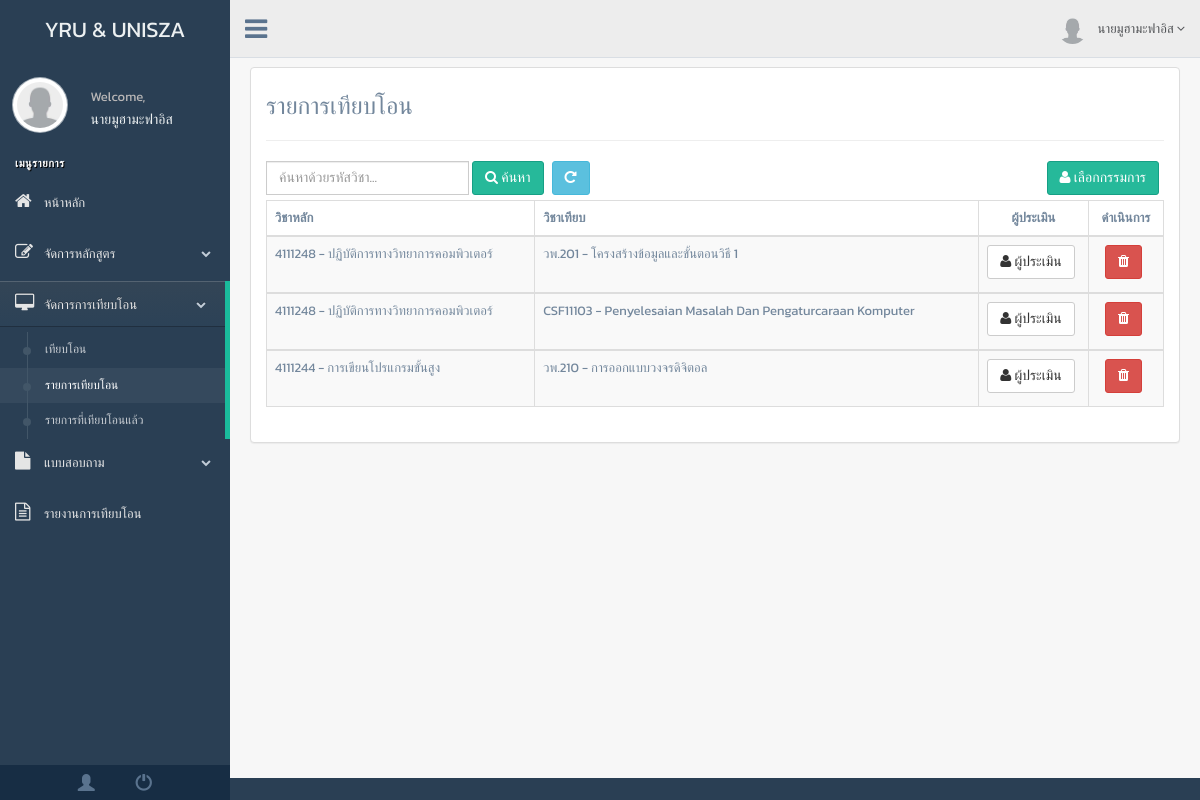
Page /admin/committee_info.php (signed in) on the committed database.
### tables this page shows
CREATE TABLE `transfer` (
  `transfer_id` int(10) NOT NULL,
  `selector_id` int(10) NOT NULL,
  `subject_id1` varchar(10) NOT NULL,
  `university_id1` int(10) NOT NULL,
  `subject_id2` varchar(10) NOT NULL,
  `university_id2` int(10) NOT NULL,
  `transfer_status` int(1) NOT NULL
);

CREATE TABLE `subject` (
  `subject_id` varchar(10) NOT NULL,
  `course_id` int(10) NOT NULL,
  `subject_name_th` varchar(50) NOT NULL,
  `subject_name_eng` varchar(50) NOT NULL,
  `subject_description_th` text NOT NULL,
  `subject_description_eng` text NOT NULL,
  `subject_credit` int(1) NOT NULL
);

### admin/committee_info.php (the view, shortened to what this page needs)
<!DOCTYPE html>
<html lang="en">
  <head>
    <link href="build/css/bootstrap.min.css" rel="stylesheet">
    <link href="build/css/font-awesome.min.css" rel="stylesheet">
    <link href="build/css/custom.min.css" rel="stylesheet">
  </head>
  <body class="nav-md">
    <?php require_once 'header.php'; ?>
        <div class="right_col">
          <br><br><br>
          <div class="panel panel-default">
            <div class="panel-body">
                <h3>รายการเทียบโอน</h3>
                <hr>
                  <?php if($_GET["txtKeyword"] != "");
                  $query = $db->prepare("SELECT * FROM transfer WHERE transfer_status=0 AND selector_id=:id AND (subject_id1 LIKE '%".$_GET["txtKeyword"]."%' OR subject_id2 LIKE '%".$_GET["txtKeyword"]."%')  ORDER BY transfer_id ");
                  $query->execute(["id"=>$_SESSION['id']]);
                ?>
                <form class="form-inline" name="frmSearch" method="get" action="<?php echo $_SERVER['SCRIPT_NAME'];?>">
                  <div>
                      <div class="form-group">
                        <input name="txtKeyword" class="form-control" type="text" autocomplete="off" placeholder="ค้นหาด้วยรหัสวิชา..." id="txtKeyword" value="<?php echo $_GET["txtKeyword"];?>">
                      </div>
                      <div class="form-group">
                          <button class="btn btn-success" type="submit" style="margin-bottom: -1px"><i class="fa fa-search"></i> ค้นหา</button>
                      </div>
                      <div class="form-group">
                          <a href="committee_info.php" class="btn btn-info" style="margin-bottom: -1px"><i class="fa fa-repeat"></i></a>
                      </div>
                      <button class="btn btn-success" type="button" style="float: right;" onclick="window.location.href='committee.php'"><i class="fa fa-user"></i> เลือกกรรมการ</button>
                  </div>
                </form>
                <?php if ($query->rowCount()>0) { ?>
                <div class="table-responsive">
                <table class="table table-striped table-bordered">
                  <thead>
                    <tr>
                      <th>วิชาหลัก</th>
                      <th>วิชาเทียบ</th>
                      <th class="text-center">ผู้ประเมิน</th>
                      <th class="text-center">ดำเนินการ</th>
                    </tr>
                  </thead>
                  <?php
                    while ($row = $query->fetch(PDO::FETCH_ASSOC)) {
                  ?>
                  <tbody>
                    <tr>
                      <?php
                      $query1 = $db->prepare("SELECT subject_name_th FROM subject WHERE subject_id='".$row['subject_id1']."'");
                      $query1->execute();
                      $row1 = $query1->fetch(PDO::FETCH_ASSOC);
                      ?>
                      <td><?=$row['subject_id1'].' - '.$row1['subject_name_th']?></td>
                      <?php
                      $query2 = $db->prepare("SELECT subject_name_th FROM subject WHERE subject_id='".$row['subject_id2']."'");
                      $query2->execute();
                      $row2 = $query2->fetch(PDO::FETCH_ASSOC);
                      ?>
                      <td><?=$row['subject_id2'].' - '.$row2['subject_name_th']?></td>
                      <td width="10%">
                        <button class="btn btn-default" type="button" data-toggle="modal" data-target="#detail<?=$row['transfer_id']?>">
                        <i class="fa fa-user"></i> ผู้ประเมิน
                        </button>
                      </td>
                      <td class="text-center">
                        <a href="delete.php?action=transfer&transfer_id=<?=$row['transfer_id']?>" class="btn btn-danger" onclick="return confirm('ยืนยันการลบข้อมูลนี้ ?');"><i class="fa fa-trash" title="ลบ"></i></a>
                      </td>
                    </tr>
                  </tbody>
                  <?php
                    }
                  }else{ ?>
                    <h5 class="text-center">ไม่พบรายการเทียบโอนในขณะนี้...</h5>
                  <?php } ?>
                </table>
                </div>
            </div>
          </div>
        </div>
      </div>
    </div>
  </body>
</html>

### admin/header.php (style rules this page uses)
body { font-family: 'Kanit', sans-serif; }

### rows in the picture
transfer: subject_id1 "4111248", subject_id1.subject_name_th "ปฏิบัติการทางวิทยาการคอมพิวเตอร์", subject_id2 "วพ.201", subject_id2.subject_name_th "โครงสร้างข้อมูลและขั้นตอนวิธี 1"
transfer: subject_id1 "4111248", subject_id1.subject_name_th "ปฏิบัติการทางวิทยาการคอมพิวเตอร์", subject_id2 "CSF11103", subject_id2.subject_name_th "Penyelesaian Masalah Dan Pengaturcaraan Komputer"
transfer: subject_id1 "4111244", subject_id1.subject_name_th "การเขียนโปรแกรมขั้นสูง", subject_id2 "วพ.210", subject_id2.subject_name_th "การออกแบบวงจรดิจิตอล"

### other values in the picture
$_SESSION['name'] "นายมูฮามะฟาอิส"
